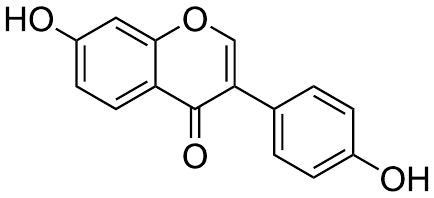
#> input picture tests/fixtures/selftest_daidzein.png, 434 x 198 px
$ python -i preprocess.py   (imports and definitions only)
#> lines starting #> are read from the running program, lines starting #| are printed output that depends on the picture; after the words box and inside, x2 and y2 are one past the last pixel; in counts of white or black regions, pixels touching at a corner belong together
"""Image preprocessing for DECIMER ONNX runtime (pipeline: runtime/M3, no TF/cv2).

Ports DECIMER.pre_process to NumPy/Pillow. The TF gaussian resize and the upstream
BGR2GRAY-on-RGB quirk are replicated as closely as practical; validated by SMILES parity
against the reference pipeline on fixtures.
"""
from __future__ import annotations

from io import BytesIO
from pathlib import Path
from typing import Union

import numpy as np
from PIL import Image, ImageEnhance, ImageOps

ArrayLike = Union[str, Path, np.ndarray, Image.Image]

# ImageNet normalization (matches efficientnet.tfkeras.preprocess_input behavior observed).
_IMAGENET_MEAN = np.array([0.485, 0.456, 0.406], dtype=np.float32)
_IMAGENET_STD = np.array([0.229, 0.224, 0.225], dtype=np.float32)


def _open_rgba(image: ArrayLike) -> Image.Image:
    if isinstance(image, np.ndarray):
        if image.ndim == 2:
            return Image.fromarray(image).convert("RGBA")
        if image.shape[2] == 4:
            return Image.fromarray(image.astype(np.uint8), mode="RGBA")
        return Image.fromarray(image.astype(np.uint8)).convert("RGBA")
    if isinstance(image, Image.Image):
        return image.convert("RGBA")
    return Image.open(image).convert("RGBA")


def remove_transparent(image: ArrayLike) -> Image.Image:
    png = _open_rgba(image)
    background = Image.new("RGBA", png.size, (255, 255, 255, 255))
    return Image.alpha_composite(background, png)


def increase_contrast(image: Image.Image) -> Image.Image:
    arr = np.asarray(image)
    min_val = int(np.min(arr))
    max_val = int(np.max(arr))
    lut = np.zeros(256, dtype=np.uint8)
    if max_val >= min_val:
        lut[min_val : max_val + 1] = np.linspace(0, 255, max_val - min_val + 1, dtype=np.uint8)
    return Image.fromarray(lut[arr])


def get_bnw_image(image: Image.Image) -> Image.Image:
    # Upstream uses cv2.cvtColor(im_np, cv2.COLOR_BGR2GRAY) on an RGB PIL array,
    # effectively swapping R/B weights (0.114*R + 0.587*G + 0.299*B). Replicate quirk.
    im = np.asarray(image.convert("RGB"), dtype=np.float32)
    gray = 0.114 * im[:, :, 0] + 0.587 * im[:, :, 1] + 0.299 * im[:, :, 2]
    gray = np.clip(gray, 0, 255).astype(np.uint8)
    im_pil = Image.fromarray(gray, mode="L")
    return ImageEnhance.Contrast(im_pil).enhance(1.8)


def resize_byratio(image: Image.Image) -> Image.Image:
    maxwidth = 512
    ratio = maxwidth / max(image.width, image.height)
    new_size = (int(image.width * ratio), int(image.height * ratio))
    return image.resize(new_size, resample=Image.Resampling.LANCZOS)


def get_resize(image: Image.Image) -> Image.Image:
    w, h = image.size
    if (w == h) and (w < 512):
        return image.resize((512, 512), resample=Image.Resampling.LANCZOS)
    if w >= 512 or h >= 512:
        return image
    return resize_byratio(image)


def delete_empty_borders(image: Image.Image) -> Image.Image:
    arr = np.asarray(image.convert("L"))
    mask = arr > 200
    rows = np.flatnonzero((~mask).sum(axis=1))
    cols = np.flatnonzero((~mask).sum(axis=0))
    if rows.size == 0 or cols.size == 0:
        return image
    crop = arr[rows.min() : rows.max() + 1, cols.min() : cols.max() + 1]
    return Image.fromarray(crop)


def central_square_image(image: Image.Image) -> Image.Image:
    max_wh = int(1.2 * max(image.size))
    if max_wh < 512:
        max_wh = 512
    new_im = Image.new("L", (max_wh, max_wh), 255)
    paste_pos = ((new_im.size[0] - image.size[0]) // 2, (new_im.size[1] - image.size[1]) // 2)
    new_im.paste(image, paste_pos)
    return new_im


def increase_brightness(image: Image.Image) -> Image.Image:
    return ImageEnhance.Brightness(image).enhance(1.6)


def _resize_to_512(img: Image.Image) -> np.ndarray:
    # Approximate TF gaussian+antialias resize. PIL LANCZOS is a close antialiased resampler;
    # SMILES-level parity is the acceptance criterion.
    rgb = img.convert("RGB").resize((512, 512), resample=Image.Resampling.LANCZOS)
    return np.asarray(rgb, dtype=np.float32)


def preprocess_image(image: ArrayLike) -> np.ndarray:
    img = remove_transparent(image)
    img = increase_contrast(img)
    img = get_bnw_image(img)
    img = get_resize(img)
    img = delete_empty_borders(img)
    img = central_square_image(img)
    img = increase_brightness(img)
    arr = _resize_to_512(img)
    arr = (arr / 255.0 - _IMAGENET_MEAN) / _IMAGENET_STD
    return arr.astype(np.float32)

>>> import cv2
>>> picture = cv2.imread('../../../../tests/fixtures/selftest_daidzein.png')
#> picture is the input picture: shape (198, 434, 3); min 0, max 255, mean 243.4
>>> result = preprocess_image(picture)
#> in remove_transparent, `background = Image.new("RGBA", png.size, (255, 255, 255, 255))`: background: PIL image 434x198 RGBA; every value is 255
#> in increase_contrast, `min_val = int(np.min(arr))`: min_val = 0
#> in increase_contrast, `max_val = int(np.max(arr))`: max_val = 255
#> in get_bnw_image, `return ImageEnhance.Contrast(im_pil).enhance(1.8)`:
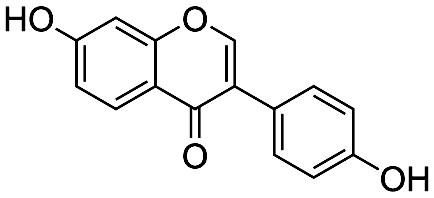
#> returned value: PIL image 434x198 L; min 0, max 255, mean 241.8
#> in resize_byratio, `return image.resize(new_size, resample=Image.Resampling.LANCZOS)`:
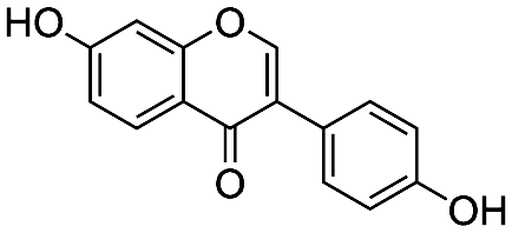
#> returned value: PIL image 512x233 L; min 0, max 255, mean 241.8
#> in delete_empty_borders, `mask = arr > 200`:
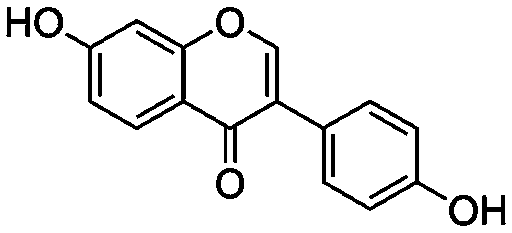
#> mask: shape (233, 512) bool; 93.7% white; 14 black regions, largest, box (x1, y1, x2, y2) and area: (65, 19, 447, 211) 4078, (449, 195, 478, 226) 391, (34, 7, 63, 38) 384
#> in delete_empty_borders, `rows = np.flatnonzero((~mask).sum(axis=1))`: rows = 219 values from 7 to 225
#> in delete_empty_borders, `cols = np.flatnonzero((~mask).sum(axis=0))`: cols = 488 values from 6 to 505
#> in delete_empty_borders, `crop = arr[rows.min() : rows.max() + 1, cols.min() : cols.max() + 1]`:
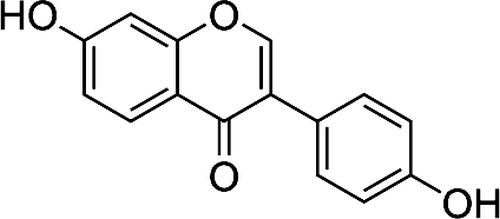
#> crop: shape (219, 500); min 0, max 255, mean 240.6
#> in central_square_image, `new_im = Image.new("L", (max_wh, max_wh), 255)`: new_im: PIL image 600x600 L; every value is 255
#> in central_square_image, `new_im.paste(image, paste_pos)`:
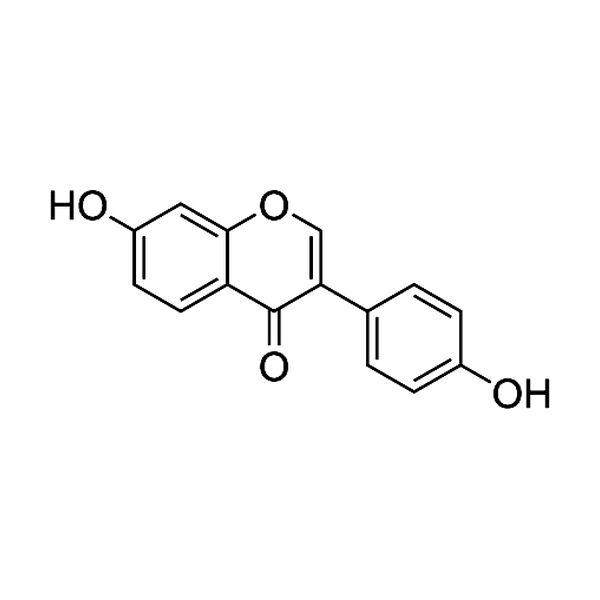
#> new_im: PIL image 600x600 L; min 0, max 255, mean 250.6
#> in preprocess_image, `arr = (arr / 255.0 - _IMAGENET_MEAN) / _IMAGENET_STD`:
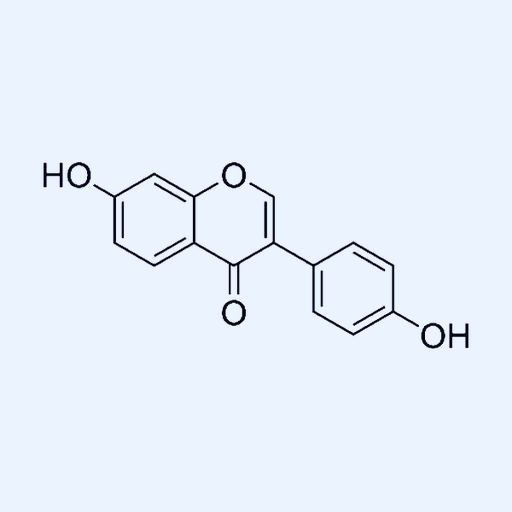
#> arr: shape (512, 512, 3) float32; mean R, G, B 2.19, 2.37, 2.57; drawn with min black and max white
